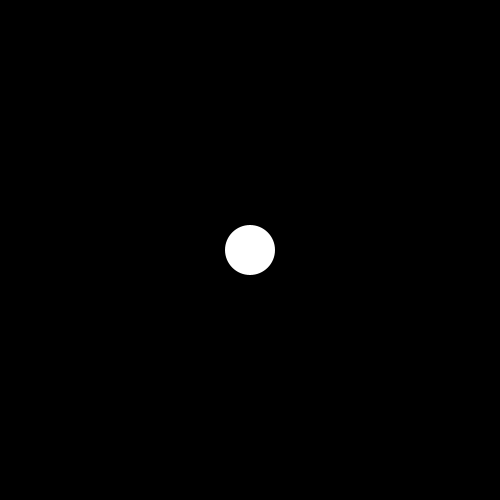
Frame 1 (no input)
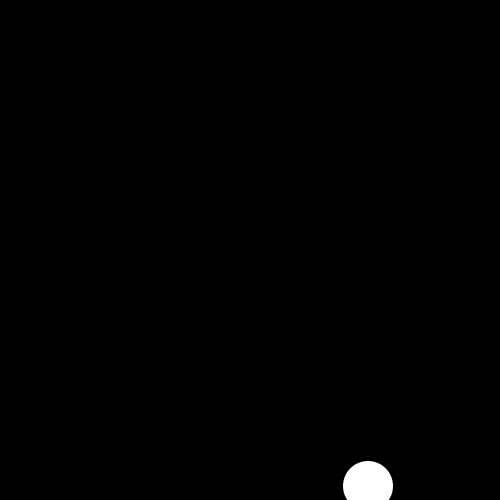
Frame 60 (the mouse pressed at the canvas centre just before this capture)
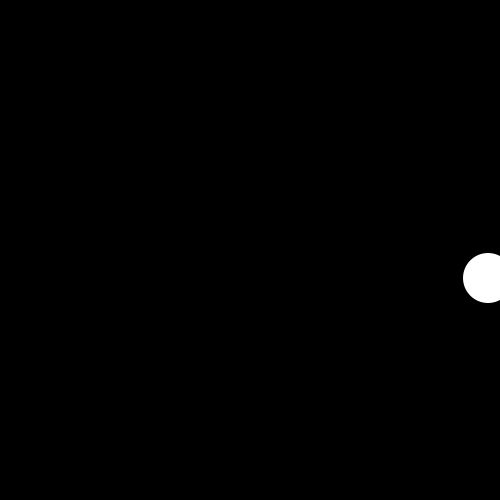
Frame 120 (the mouse held since frame 60 and released just before this capture)

The Processing sketch that drew these frames (run headless with seeded random() and noise(); from frame 60 on, the mouse is pressed at the canvas centre):

// Processing sketch: sketch_191023b
// ── sketch_191023b.pde
//グローバル変数
float posX; //x座標
float posY; //y座標
int speedX; //xのスピード
int speedY; //Yのスピード

//初期設定
void setup() {
  size(500, 500);
  posX = 250; //xの初期位置
  posY = 250; //yの初期位置
  speedX = 2; //Xスピードの値
  speedY = 4; //Yスピードの値
  noStroke();
}

//メインループ
void draw(){
  background(0);
  fill(255);
  ellipse(posX,posY,50,50);
  posX = posX + speedX; // xの現在地にスピードの値を足していく
  posY = posY + speedY;
  if (posX >= width || posX < 0 ) {
      speedX = -1 * speedX;
  }
  if (posY >= height || posY < 0 ) {
      speedY = -1 * speedY;
  }
}
